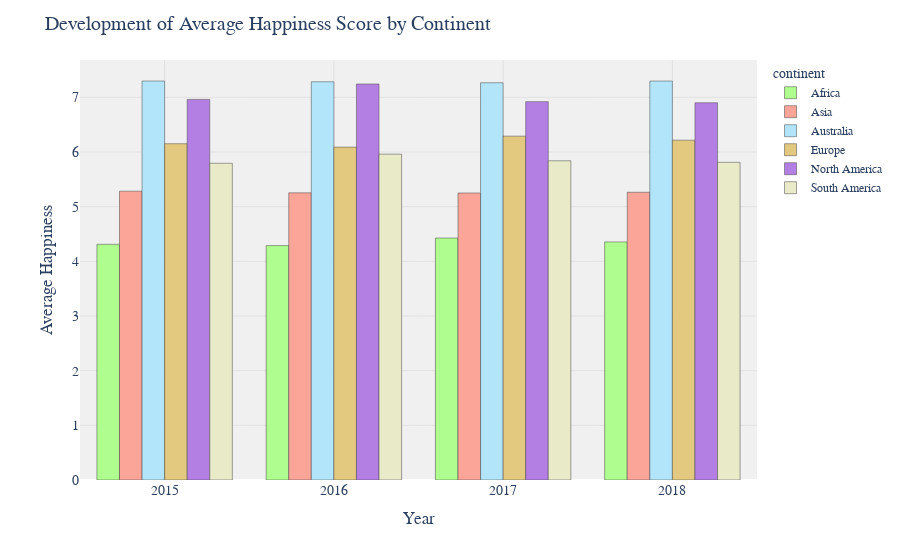

The notebook cell this image was saved under:
### Code cell
# Define a custom color palette for the continents
continent_colors = {
    'Africa': '#AEFD8E',
    'Asia': '#FAA598',
    'Europe': '#E3C97F',
    'North America': '#B47FE3',
    'Australia': '#B2E4FA',
    'South America': '#E8EAC8'
}

# Calculate average happiness score by continent and year
avg_happiness = data.groupby(['continent', 'Year'])['happiness_score'].mean().reset_index()

# Create a grouped histogram using Plotly
fig = px.histogram(avg_happiness, x='Year', y='happiness_score', color='continent', barmode='group',
                   color_discrete_map=continent_colors)

# Set the plot title and axis labels
fig.update_layout(
    title='Development of Average Happiness Score by Continent',
    xaxis_title='Year',
    yaxis_title='Average Happiness',
    font=dict(family='Arial', size=14),
    legend=dict(font=dict(family='Arial', size=12)),
    plot_bgcolor='rgb(240, 240, 240)',
    bargap=0.2
)

# Add a grid to the plot
fig.update_xaxes(showgrid=True, gridwidth=0.5, gridcolor='lightgray')
fig.update_yaxes(showgrid=True, gridwidth=0.5, gridcolor='lightgray')

# Adjust the bar width
fig.update_traces(marker=dict(line=dict(width=0.5)))

# Display the plot
fig.show()

### Figure 1 — Plotly figure (JSON) as saved in the notebook; plotly's stock layout.template omitted (floating-point values rounded to 4 significant figures)
{"data": [{"alignmentgroup": "True", "bingroup": "x", "histfunc": "sum", "hovertemplate": "continent=Africa<br>Year=%{x}<br>sum of happiness_score=%{y}<extra></extra>", "legendgroup": "Africa", "marker": {"color": "#AEFD8E", "line": {"width": 0.5}, "pattern": {"shape": ""}}, "name": "Africa", "offsetgroup": "Africa", "orientation": "v", "showlegend": true, "type": "histogram", "x": [2015, 2016, 2017, 2018], "xaxis": "x", "y": [4.312, 4.288, 4.427, 4.355], "yaxis": "y"}, {"alignmentgroup": "True", "bingroup": "x", "histfunc": "sum", "hovertemplate": "continent=Asia<br>Year=%{x}<br>sum of happiness_score=%{y}<extra></extra>", "legendgroup": "Asia", "marker": {"color": "#FAA598", "line": {"width": 0.5}, "pattern": {"shape": ""}}, "name": "Asia", "offsetgroup": "Asia", "orientation": "v", "showlegend": true, "type": "histogram", "x": [2015, 2016, 2017, 2018], "xaxis": "x", "y": [5.284, 5.253, 5.25, 5.264], "yaxis": "y"}, {"alignmentgroup": "True", "bingroup": "x", "histfunc": "sum", "hovertemplate": "continent=Australia<br>Year=%{x}<br>sum of happiness_score=%{y}<extra></extra>", "legendgroup": "Australia", "marker": {"color": "#B2E4FA", "line": {"width": 0.5}, "pattern": {"shape": ""}}, "name": "Australia", "offsetgroup": "Australia", "orientation": "v", "showlegend": true, "type": "histogram", "x": [2015, 2016, 2017, 2018], "xaxis": "x", "y": [7.299, 7.285, 7.268, 7.298], "yaxis": "y"}, {"alignmentgroup": "True", "bingroup": "x", "histfunc": "sum", "hovertemplate": "continent=Europe<br>Year=%{x}<br>sum of happiness_score=%{y}<extra></extra>", "legendgroup": "Europe", "marker": {"color": "#E3C97F", "line": {"width": 0.5}, "pattern": {"shape": ""}}, "name": "Europe", "offsetgroup": "Europe", "orientation": "v", "showlegend": true, "type": "histogram", "x": [2015, 2016, 2017, 2018], "xaxis": "x", "y": [6.152, 6.09, 6.29, 6.216], "yaxis": "y"}, {"alignmentgroup": "True", "bingroup": "x", "histfunc": "sum", "hovertemplate": "continent=North America<br>Year=%{x}<br>sum of happiness_score=%{y}<extra></extra>", "legendgroup": "North America", "marker": {"color": "#B47FE3", "line": {"width": 0.5}, "pattern": {"shape": ""}}, "name": "North America", "offsetgroup": "North America", "orientation": "v", "showlegend": true, "type": "histogram", "x": [2015, 2016, 2017, 2018], "xaxis": "x", "y": [6.962, 7.244, 6.922, 6.901], "yaxis": "y"}, {"alignmentgroup": "True", "bingroup": "x", "histfunc": "sum", "hovertemplate": "continent=South America<br>Year=%{x}<br>sum of happiness_score=%{y}<extra></extra>", "legendgroup": "South America", "marker": {"color": "#E8EAC8", "line": {"width": 0.5}, "pattern": {"shape": ""}}, "name": "South America", "offsetgroup": "South America", "orientation": "v", "showlegend": true, "type": "histogram", "x": [2015, 2016, 2017, 2018], "xaxis": "x", "y": [5.794, 5.961, 5.839, 5.812], "yaxis": "y"}], "layout": {"bargap": 0.2, "barmode": "group", "font": {"family": "Arial", "size": 14}, "legend": {"font": {"family": "Arial", "size": 12}, "title": {"text": "continent"}, "tracegroupgap": 0}, "margin": {"t": 60}, "plot_bgcolor": "rgb(240, 240, 240)", "title": {"text": "Development of Average Happiness Score by Continent"}, "xaxis": {"anchor": "y", "domain": [0, 1], "gridcolor": "lightgray", "gridwidth": 0.5, "showgrid": true, "title": {"text": "Year"}}, "yaxis": {"anchor": "x", "domain": [0, 1], "gridcolor": "lightgray", "gridwidth": 0.5, "showgrid": true, "title": {"text": "Average Happiness"}}}}
